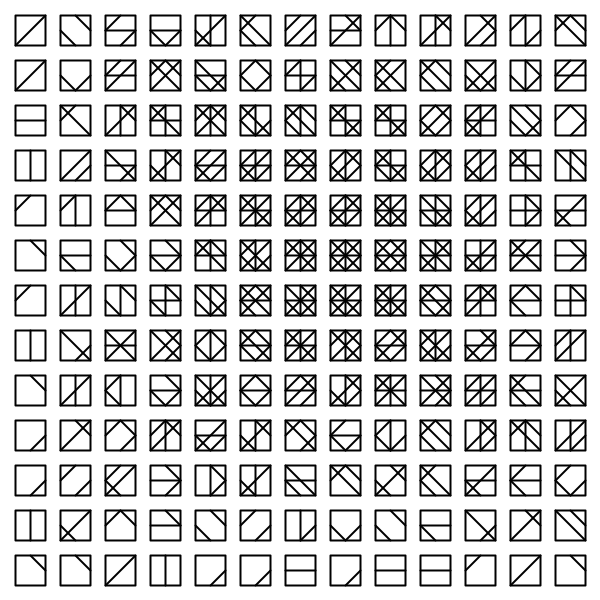
Frame 1 (no input)
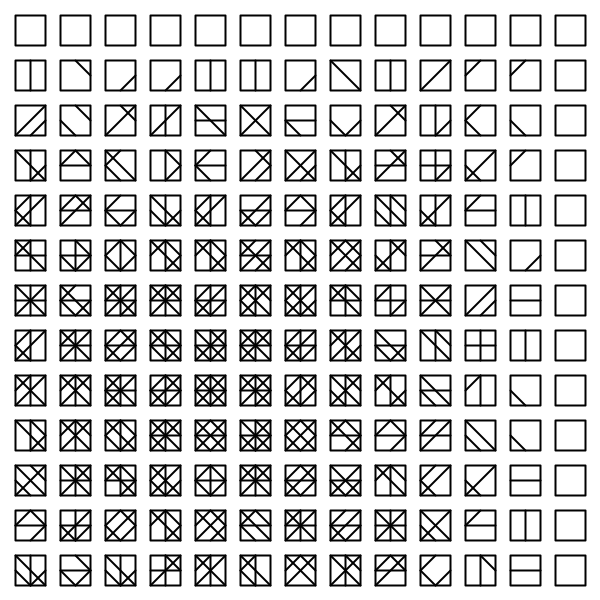
Frame 2 (the mouse pressed at the canvas centre, redrawn once)

The Processing sketch that drew these frames (run headless with seeded random() and noise(); the mouse was pressed at the canvas centre and the sketch redrawn once):

// Processing sketch: recode__v3n2_untitled
// ── recode__v3n2_untitled.pde
// This sketch is part of the ReCode Project - http://recodeproject.com
// From Computer Graphics and Art vol3 no2 pg 30
// by Roger Coqart
// 
// Quin Kennedy
// 2012
// Creative Commons license CC BY-SA 3.0

LineData[] tileData;
//number selection inspired by version in PDF, not screenshot on website.
static final int numTiles = 13;
static final float gutterRelativeSize = .5;
static final int windowSize = 600;
//we need space for each tile, 
//space for each gutter to the left of each tile, 
//and space for the final gutter (to the right of the final tile)
static final int tileSize = floor(windowSize/(numTiles*(1+gutterRelativeSize)+gutterRelativeSize));
static final int gutterSize = floor(tileSize*gutterRelativeSize);

void setup(){
  int actualWinSize = (tileSize+gutterSize)*numTiles+gutterSize;
  windowResize(actualWinSize, actualWinSize);
  createTiles();
  noLoop();
}

void draw(){
  background(255);
  stroke(0);
  strokeWeight(2);
  strokeJoin(ROUND);
  noFill();
  //pick a random grid cell to be the focal point
  //for now we will restrict it to have at most one row/column of empty squares
  int focusX = floor(random(numTiles-9, 9));
  int focusY = floor(random(numTiles-9, 9));
  //for each grid cell...
  for(int i = 0, gi = gutterSize; i < numTiles; i++, gi += gutterSize+tileSize){
    for(int j = 0, gj = gutterSize; j < numTiles; j++, gj += gutterSize+tileSize){
      pushMatrix();
      translate(gi,gj);
      rect(0, 0, tileSize, tileSize);
      shuffleTiles();
      int num = max((tileData.length - max(abs(focusX-i), abs(focusY-j))), 0);
      for(int k = 0; k < num; k++){
        LineData td = tileData[k];
        line(td.sx, td.sy, td.ex, td.ey);
      }
      popMatrix();
    }
  }
}

void shuffleTiles(){
  for(int i = 0; i < tileData.length-1; i++){
    int swapWith = floor(random(i, tileData.length));
    
    LineData temp = tileData[i];
    tileData[i] = tileData[swapWith];
    tileData[swapWith] = temp;
  }
}

void createTiles(){
  //the two lines of the + 
  //and the four lines of the square 
  //and the two lines of the x
  int numTileTypes = 2+4+2;
  int i = 0;
  tileData = new LineData[numTileTypes];
  //two lines of the +
  tileData[i++] = new LineData(tileSize/2, 0, tileSize/2, tileSize);
  tileData[i++] = new LineData(0, tileSize/2, tileSize, tileSize/2);
  //four lines of the square
  tileData[i++] = new LineData(tileSize/2, 0, 0, tileSize/2);
  tileData[i++] = new LineData(0, tileSize/2, tileSize/2, tileSize);
  tileData[i++] = new LineData(tileSize/2, tileSize, tileSize, tileSize/2);
  tileData[i++] = new LineData(tileSize, tileSize/2, tileSize/2, 0);
  //two lines of the x
  tileData[i++] = new LineData(0, 0, tileSize, tileSize);
  tileData[i++] = new LineData(tileSize, 0, 0, tileSize);
}

class LineData{
  public float sx,sy,ex,ey;
  public LineData(float _sx, float _sy, float _ex, float _ey){
    sx = _sx;
    sy = _sy;
    ex = _ex;
    ey = _ey;
  }
}
